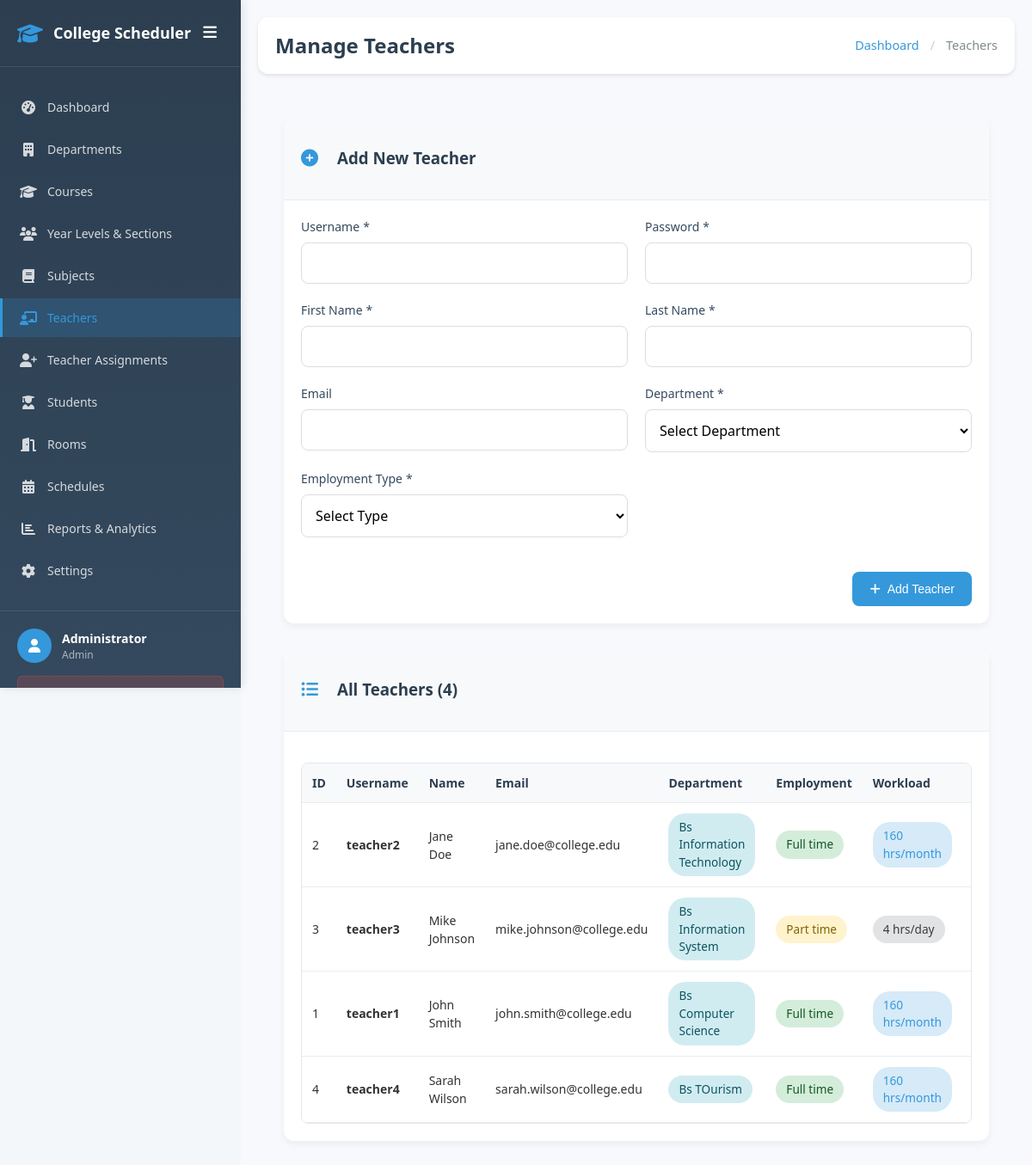
The page /admin_teachers.php (signed in) on the database its author committed.
### tables this page shows
CREATE TABLE IF NOT EXISTS teachers (
    id INT AUTO_INCREMENT PRIMARY KEY,
    username VARCHAR(50) UNIQUE NOT NULL,
    password VARCHAR(255) NOT NULL,
    first_name VARCHAR(50) NOT NULL,
    last_name VARCHAR(50) NOT NULL,
    email VARCHAR(100),
    department_id INT,
    employment_type ENUM('full_time', 'part_time') NOT NULL,
    monthly_hours INT DEFAULT 160,  
    daily_hours INT DEFAULT 8,      
    created_at TIMESTAMP DEFAULT CURRENT_TIMESTAMP,
    FOREIGN KEY (department_id) REFERENCES departments(id) ON DELETE SET NULL
);

CREATE TABLE IF NOT EXISTS departments (
    id INT AUTO_INCREMENT PRIMARY KEY,
    name VARCHAR(100) NOT NULL,
    created_at TIMESTAMP DEFAULT CURRENT_TIMESTAMP
);

### admin_teachers.php (the view, shortened to what this page needs)
<?php
require 'config.php';
require_once 'includes/sidebar.php';
$teachers = $mysqli->query("
    SELECT t.*, d.name as department_name,
           COUNT(ts.id) as subject_count
    FROM teachers t
    LEFT JOIN departments d ON t.department_id = d.id
    LEFT JOIN teacher_subjects ts ON t.id = ts.teacher_id
    GROUP BY t.id
    ORDER BY t.last_name, t.first_name
")->fetch_all(MYSQLI_ASSOC);
?>
<!DOCTYPE html>
<html lang="en">
<head>
    <link href="https://cdnjs.cloudflare.com/ajax/libs/font-awesome/6.6.0/css/all.min.css" rel="stylesheet" />
    <link rel="stylesheet" href="styles.css">
    <link rel="stylesheet" href="includes/sidebar.css">
</head>
<body>
    <div class="main-content">
        <div class="top-navbar">
            <div class="navbar-left">
                <h1 class="page-title">Manage Teachers</h1>
            </div>
            <div class="navbar-right">
                <div class="breadcrumb">
                    <a href="admin_dashboard.php">Dashboard</a>
                    <span class="breadcrumb-separator">/</span>
                    <span>Teachers</span>
                </div>
            </div>
        </div>
        <div class="content-area">
            <div class="dashboard-card">
                <div class="card-header">
                    <i class="fas fa-plus-circle"></i>
                    <h3>Add New Teacher</h3>
                </div>
                <div class="card-content">
                    <form method="POST" class="form-grid">
                        <div class="form-group">
                            <label for="username">Username <span aria-hidden="true">*</span><span class="sr-only">(required)</span></label>
                            <input type="text" id="username" name="username" required aria-required="true">
                        </div>
                        <div class="form-group">
                            <label for="password">Password <span aria-hidden="true">*</span><span class="sr-only">(required)</span></label>
                            <input type="password" id="password" name="password" required aria-required="true">
                        </div>
                        <div class="form-group">
                            <label for="first_name">First Name <span aria-hidden="true">*</span><span class="sr-only">(required)</span></label>
                            <input type="text" id="first_name" name="first_name" required aria-required="true">
                        </div>
                        <div class="form-group">
                            <label for="last_name">Last Name <span aria-hidden="true">*</span><span class="sr-only">(required)</span></label>
                            <input type="text" id="last_name" name="last_name" required aria-required="true">
                        </div>
                        <div class="form-group">
                            <label for="email">Email</label>
                            <input type="email" id="email" name="email">
                        </div>
                        <div class="form-group">
                            <label for="department_id">Department <span aria-hidden="true">*</span><span class="sr-only">(required)</span></label>
                            <select id="department_id" name="department_id" required aria-required="true">
                                <option value="">Select Department</option>
                            </select>
                        </div>
                        <div class="form-group">
                            <label for="employment_type">Employment Type <span aria-hidden="true">*</span><span class="sr-only">(required)</span></label>
                            <select id="employment_type" name="employment_type" required onchange="toggleWorkloadFields()" aria-required="true">
                                <option value="">Select Type</option>
                            </select>
                        </div>
                        <div class="form-actions">
                            <button type="submit" name="add_teacher" class="btn btn-primary">
                                <i class="fas fa-plus"></i> Add Teacher
                            </button>
                        </div>
                    </form>
                </div>
            </div>
            <div class="dashboard-card">
                <div class="card-header">
                    <i class="fas fa-list-ul"></i>
                    <h3>All Teachers (<?php echo count($teachers); ?>)</h3>
                </div>
                <div class="card-content">
                    <?php if (empty($teachers)): ?>
                        <div class="empty-state">
                            <i class="fas fa-chalkboard-teacher"></i>
                            <h3>No Teachers Found</h3>
                            <p>Add your first teacher above to get started.</p>
                        </div>
                    <?php else: ?>
                        <div class="table-responsive">
                            <table class="data-table">
                                <thead>
                                    <tr>
                                        <th>ID</th>
                                        <th>Username</th>
                                        <th>Name</th>
                                        <th>Email</th>
                                        <th>Department</th>
                                        <th>Employment</th>
                                        <th>Workload</th>
                                        <th>Subjects</th>
                                    </tr>
                                </thead>
                                <tbody>
                                    <?php foreach ($teachers as $teacher): ?>
                                        <tr>
                                            <td><?php echo $teacher['id']; ?></td>
                                            <td>
                                                <strong><?php echo htmlspecialchars($teacher['username']); ?></strong>
                                            </td>
                                            <td>
                                                <?php echo htmlspecialchars($teacher['first_name'] . ' ' . $teacher['last_name']); ?>
                                            </td>
                                            <td>
                                                <?php echo htmlspecialchars($teacher['email']); ?>
                                            </td>
                                            <td>
                                                <span class="badge badge-info">
                                                    <?php echo htmlspecialchars($teacher['department_name']); ?>
                                                </span>
                                            </td>
                                            <td>
                                                <span class="badge badge-<?php echo $teacher['employment_type'] == 'full_time' ? 'success' : 'warning'; ?>">
                                                    <?php echo ucfirst(str_replace('_', ' ', $teacher['employment_type'])); ?>
                                                </span>
                                            </td>
                                            <td>
                                                <?php if ($teacher['employment_type'] == 'full_time'): ?>
                                                    <span class="badge badge-primary"><?php echo $teacher['monthly_hours']; ?> hrs/month</span>
                                                <?php else: ?>
                                                    <span class="badge badge-secondary"><?php echo $teacher['daily_hours']; ?> hrs/day</span>
                                                <?php endif; ?>
                                            </td>
                                            <td>
                                            </td>
                                        </tr>
                                    <?php endforeach; ?>
                                </tbody>
                            </table>
                        </div>
                    <?php endif; ?>
                </div>
            </div>
        </div>
    </div>
</body>
</html>

### styles.css (style rules this page uses)
:root { --primary-color: #3498db; --success-color: #27ae60; --danger-color: #e74c3c; --warning-color: #f39c12; --info-color: #3498db; --secondary-color: #95a5a6; --background-color: #f8f9fa; --text-color: #2c3e50; --muted-text: #7f8c8d; --white: #ffffff; --shadow: 0 2px 10px rgba(0,0,0,0.08); --border-color: #e1e8ed; --hover-shadow: 0 4px 20px rgba(0,0,0,0.12); --transition: all 0.2s cubic-bezier(0.4, 0, 0.2, 1); --body-bg: #f8f9fc; --border-radius: 12px; --font-size-base: 14px; --hover-lift: translateY(-2px); }
* { box-sizing: border-box; }
body { font-family: 'Segoe UI', Tahoma, Geneva, Verdana, sans-serif; background-color: var(--body-bg); color: var(--text-color); margin: 0; padding: 0; display: flex; min-height: 100vh; line-height: 1.5; }
.main-content { flex-grow: 1; padding: 20px; overflow-y: auto; background-color: var(--body-bg); margin-left: 280px; min-height: 100vh; transition: margin-left 0.3s ease; }
.top-navbar { display: flex; justify-content: space-between; align-items: center; background: var(--white); padding: 16px 24px; box-shadow: var(--shadow); margin-bottom: 24px; border-radius: var(--border-radius); }
.navbar-left { display: flex; align-items: center; gap: 16px; }
.page-title { margin: 0; font-size: 1.75rem; font-weight: 600; color: var(--text-color); }
.navbar-right { display: flex; align-items: center; }
.breadcrumb { display: flex; align-items: center; font-size: var(--font-size-base); color: var(--muted-text); gap: 8px; }
.breadcrumb a { color: var(--primary-color); text-decoration: none; transition: var(--transition); }
.breadcrumb-separator { color: var(--border-color); }
.content-area { max-width: 1200px; margin: 0 auto; }
.dashboard-card { background: var(--white); border-radius: var(--border-radius); box-shadow: var(--shadow); overflow: hidden; transition: var(--transition); }
.card-header { display: flex; align-items: center; gap: 12px; padding: 20px 24px; background: var(--background-color); border-bottom: 1px solid var(--border-color); }
.card-header i { color: var(--primary-color); font-size: 20px; flex-shrink: 0; }
.card-content { padding: 24px; }
.form-grid { display: grid; grid-template-columns: repeat(auto-fit, minmax(250px, 1fr)); gap: 20px; }
.form-group { display: flex; flex-direction: column; }
label { font-weight: 500; margin-bottom: 6px; color: var(--text-color); font-size: var(--font-size-base); display: flex; align-items: center; gap: 4px; }
input, select, textarea { padding: 12px 16px; border: 1px solid var(--border-color); border-radius: 8px; font-size: var(--font-size-base); font-family: inherit; transition: var(--transition); background: var(--white); }
.form-actions { grid-column: 1 / -1; display: flex; justify-content: flex-start; margin-top: 20px; }
.btn { padding: 12px 20px; border: none; border-radius: 8px; cursor: pointer; font-size: var(--font-size-base); font-weight: 500; transition: var(--transition); display: inline-flex; align-items: center; gap: 8px; text-decoration: none; }
.btn-primary { background: var(--primary-color); color: var(--white); }
.table-responsive { overflow-x: auto; border-radius: 8px; border: 1px solid var(--border-color); margin-top: 16px; }
.data-table { width: 100%; border-collapse: collapse; background: var(--white); }
.data-table th, .data-table td { padding: 16px; text-align: left; border-bottom: 1px solid var(--border-color); }
.data-table th { background: var(--background-color); font-weight: 600; font-size: var(--font-size-base); color: var(--text-color); }
.data-table tbody tr { transition: var(--transition); }
.data-table td { font-size: var(--font-size-base); }
.badge { display: inline-flex; align-items: center; padding: 6px 12px; border-radius: 20px; font-size: 12px; font-weight: 500; }
.badge-primary { background: rgba(52, 152, 219, 0.2); color: var(--primary-color); }
.badge-info { background: rgba(52, 152, 219, 0.2); color: var(--info-color); }
.badge-secondary { background: rgba(149, 165, 166, 0.2); color: var(--secondary-color); }

### rows shown on the page
teachers: id "2", username "teacher2", first_name+last_name "Jane Doe", email "jane.doe@college.edu", department.name "Bs Information Technology", employment_type "Full time", monthly_hours "160"
teachers: id "3", username "teacher3", first_name+last_name "Mike Johnson", email "mike.johnson@college.edu", department.name "Bs Information System", employment_type "Part time", daily_hours "4"
teachers: id "1", username "teacher1", first_name+last_name "John Smith", email "john.smith@college.edu", department.name "Bs Computer Science", employment_type "Full time", monthly_hours "160"
teachers: id "4", username "teacher4", first_name+last_name "Sarah Wilson", email "sarah.wilson@college.edu", department.name "Bs TOurism", employment_type "Full time", monthly_hours "160"

### other values the page prints
$item['text'] "Dashboard"
$item['text'] "Departments"
$item['text'] "Courses"
$item['text'] "Year Levels & Sections"
$item['text'] "Subjects"
$item['text'] "Teachers"
$item['text'] "Teacher Assignments"
$item['text'] "Students"
$item['text'] "Rooms"
$item['text'] "Schedules"
$item['text'] "Reports & Analytics"
$item['text'] "Settings"
getUserName($userType) "Administrator"
$userType "Admin"
count($teachers) "4"
